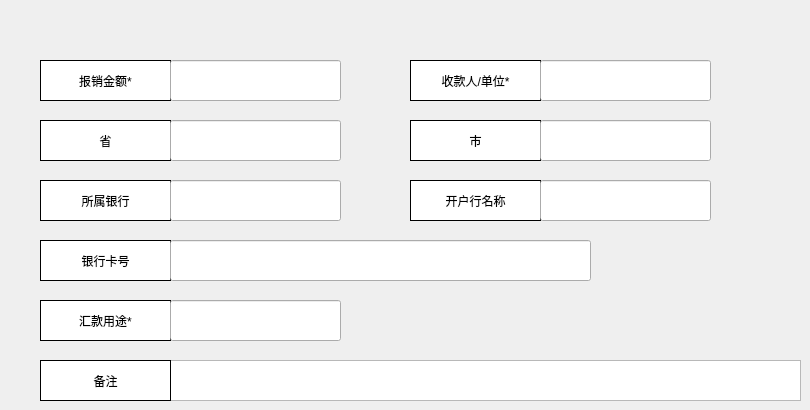
   <widget class="QWidget" name="page">
    <widget class="QTextEdit" name="bankRemark">
     <property name="geometry">
      <rect>
       <x>170</x>
       <y>360</y>
       <width>631</width>
       <height>41</height>
      </rect>
     </property>
    </widget>
    <widget class="QLabel" name="label_20">
     <property name="geometry">
      <rect>
       <x>40</x>
       <y>360</y>
       <width>131</width>
       <height>41</height>
      </rect>
     </property>
     <property name="styleSheet">
      <string notr="true">background-color: rgb(255, 255, 255);
border-color: rgb(186, 189, 182);</string>
     </property>
     <property name="frameShape">
      <enum>QFrame::Box</enum>
     </property>
     <property name="text">
      <string>备注</string>
     </property>
     <property name="alignment">
      <set>Qt::AlignCenter</set>
     </property>
    </widget>
    <widget class="QWidget" name="widget" native="true">
     <property name="geometry">
      <rect>
       <x>40</x>
       <y>60</y>
       <width>331</width>
       <height>51</height>
      </rect>
     </property>
     <widget class="QLabel" name="label_19">
      <property name="geometry">
       <rect>
        <x>0</x>
        <y>0</y>
        <width>131</width>
        <height>41</height>
       </rect>
      </property>
      <property name="styleSheet">
       <string notr="true">background-color: rgb(255, 255, 255);
border-color: rgb(186, 189, 182);</string>
      </property>
      <property name="frameShape">
       <enum>QFrame::Box</enum>
      </property>
      <property name="text">
       <string>报销金额*</string>
      </property>
      <property name="alignment">
       <set>Qt::AlignCenter</set>
      </property>
     </widget>
     <widget class="QLineEdit" name="bankAccount">
      <property name="geometry">
       <rect>
        <x>130</x>
        <y>0</y>
        <width>171</width>
        <height>41</height>
       </rect>
      </property>
      <property name="sizePolicy">
       <sizepolicy hsizetype="Fixed" vsizetype="Fixed">
        <horstretch>0</horstretch>
        <verstretch>0</verstretch>
       </sizepolicy>
      </property>
      <property name="minimumSize">
       <size>
        <width>171</width>
        <height>41</height>
       </size>
      </property>
      <property name="maximumSize">
       <size>
        <width>171</width>
        <height>41</height>
       </size>
      </property>
     </widget>
    </widget>
    <widget class="QWidget" name="widget_4" native="true">
     <property name="geometry">
      <rect>
       <x>40</x>
       <y>240</y>
       <width>721</width>
       <height>51</height>
      </rect>
     </property>
     <widget class="QLabel" name="label_23">
      <property name="geometry">
       <rect>
        <x>0</x>
        <y>0</y>
        <width>131</width>
        <height>41</height>
       </rect>
      </property>
      <property name="styleSheet">
       <string notr="true">background-color: rgb(255, 255, 255);
border-color: rgb(186, 189, 182);</string>
      </property>
      <property name="frameShape">
       <enum>QFrame::Box</enum>
      </property>
      <property name="text">
       <string>银行卡号</string>
      </property>
      <property name="alignment">
       <set>Qt::AlignCenter</set>
      </property>
     </widget>
     <widget class="QLineEdit" name="bankcardNumber">
      <property name="geometry">
       <rect>
        <x>130</x>
        <y>0</y>
        <width>421</width>
        <height>41</height>
       </rect>
      </property>
     </widget>
    </widget>
    <widget class="QWidget" name="widget_3" native="true">
     <property name="geometry">
      <rect>
       <x>40</x>
       <y>120</y>
       <width>331</width>
       <height>51</height>
      </rect>
     </property>
     <widget class="QLabel" name="label_22">
      <property name="geometry">
       <rect>
        <x>0</x>
        <y>0</y>
        <width>131</width>
        <height>41</height>
       </rect>
      </property>
      <property name="styleSheet">
       <string notr="true">background-color: rgb(255, 255, 255);
border-color: rgb(186, 189, 182);</string>
      </property>
      <property name="frameShape">
       <enum>QFrame::Box</enum>
      </property>
      <property name="text">
       <string>省</string>
      </property>
      <property name="alignment">
       <set>Qt::AlignCenter</set>
      </property>
     </widget>
     <widget class="QLineEdit" name="bankProvince">
      <property name="geometry">
       <rect>
        <x>130</x>
        <y>0</y>
        <width>171</width>
        <height>41</height>
       </rect>
      </property>
      <property name="sizePolicy">
       <sizepolicy hsizetype="Fixed" vsizetype="Fixed">
        <horstretch>0</horstretch>
        <verstretch>0</verstretch>
       </sizepolicy>
      </property>
      <property name="minimumSize">
       <size>
        <width>171</width>
        <height>41</height>
       </size>
      </property>
      <property name="maximumSize">
       <size>
        <width>171</width>
        <height>41</height>
       </size>
      </property>
     </widget>
    </widget>
    <widget class="QWidget" name="widget_5" native="true">
     <property name="geometry">
      <rect>
       <x>40</x>
       <y>180</y>
       <width>331</width>
       <height>51</height>
      </rect>
     </property>
     <widget class="QLabel" name="label_24">
      <property name="geometry">
       <rect>
        <x>0</x>
        <y>0</y>
        <width>131</width>
        <height>41</height>
       </rect>
      </property>
      <property name="styleSheet">
       <string notr="true">background-color: rgb(255, 255, 255);
border-color: rgb(186, 189, 182);</string>
      </property>
      <property name="frameShape">
       <enum>QFrame::Box</enum>
      </property>
      <property name="text">
       <string>所属银行</string>
      </property>
      <property name="alignment">
       <set>Qt::AlignCenter</set>
      </property>
     </widget>
     <widget class="QLineEdit" name="bank">
      <property name="geometry">
       <rect>
        <x>130</x>
        <y>0</y>
        <width>171</width>
        <height>41</height>
       </rect>
      </property>
      <property name="sizePolicy">
       <sizepolicy hsizetype="Fixed" vsizetype="Fixed">
        <horstretch>0</horstretch>
        <verstretch>0</verstretch>
       </sizepolicy>
      </property>
      <property name="minimumSize">
       <size>
        <width>171</width>
        <height>41</height>
       </size>
      </property>
      <property name="maximumSize">
       <size>
        <width>171</width>
        <height>41</height>
       </size>
      </property>
     </widget>
    </widget>
    <widget class="QWidget" name="widget_6" native="true">
     <property name="geometry">
      <rect>
       <x>410</x>
       <y>180</y>
       <width>331</width>
       <height>51</height>
      </rect>
     </property>
     <widget class="QLabel" name="label_25">
      <property name="geometry">
       <rect>
        <x>0</x>
        <y>0</y>
        <width>131</width>
        <height>41</height>
       </rect>
      </property>
      <property name="styleSheet">
       <string notr="true">background-color: rgb(255, 255, 255);
border-color: rgb(186, 189, 182);</string>
      </property>
      <property name="frameShape">
       <enum>QFrame::Box</enum>
      </property>
      <property name="text">
       <string>开户行名称</string>
      </property>
      <property name="alignment">
       <set>Qt::AlignCenter</set>
      </property>
     </widget>
     <widget class="QLineEdit" name="bankName">
      <property name="geometry">
       <rect>
        <x>130</x>
        <y>0</y>
        <width>171</width>
        <height>41</height>
       </rect>
      </property>
      <property name="sizePolicy">
       <sizepolicy hsizetype="Fixed" vsizetype="Fixed">
        <horstretch>0</horstretch>
        <verstretch>0</verstretch>
       </sizepolicy>
      </property>
      <property name="minimumSize">
       <size>
        <width>171</width>
        <height>41</height>
       </size>
      </property>
      <property name="maximumSize">
       <size>
        <width>171</width>
        <height>41</height>
       </size>
      </property>
     </widget>
    </widget>
    <widget class="QWidget" name="widget_7" native="true">
     <property name="geometry">
      <rect>
       <x>410</x>
       <y>60</y>
       <width>331</width>
       <height>51</height>
      </rect>
     </property>
     <widget class="QLabel" name="label_26">
      <property name="geometry">
       <rect>
        <x>0</x>
        <y>0</y>
        <width>131</width>
        <height>41</height>
       </rect>
      </property>
      <property name="styleSheet">
       <string notr="true">background-color: rgb(255, 255, 255);
border-color: rgb(186, 189, 182);</string>
      </property>
      <property name="frameShape">
       <enum>QFrame::Box</enum>
      </property>
      <property name="text">
       <string>收款人/单位*</string>
      </property>
      <property name="alignment">
       <set>Qt::AlignCenter</set>
      </property>
     </widget>
     <widget class="QLineEdit" name="bankPayee">
      <property name="geometry">
       <rect>
        <x>130</x>
        <y>0</y>
        <width>171</width>
        <height>41</height>
       </rect>
      </property>
      <property name="sizePolicy">
       <sizepolicy hsizetype="Fixed" vsizetype="Fixed">
        <horstretch>0</horstretch>
        <verstretch>0</verstretch>
       </sizepolicy>
      </property>
      <property name="minimumSize">
       <size>
        <width>171</width>
        <height>41</height>
       </size>
      </property>
      <property name="maximumSize">
       <size>
        <width>171</width>
        <height>41</height>
       </size>
      </property>
     </widget>
    </widget>
    <widget class="QWidget" name="widget_8" native="true">
     <property name="geometry">
      <rect>
       <x>410</x>
       <y>120</y>
       <width>331</width>
       <height>51</height>
      </rect>
     </property>
     <widget class="QLabel" name="label_27">
      <property name="geometry">
       <rect>
        <x>0</x>
        <y>0</y>
        <width>131</width>
        <height>41</height>
       </rect>
      </property>
      <property name="styleSheet">
       <string notr="true">background-color: rgb(255, 255, 255);
border-color: rgb(186, 189, 182);</string>
      </property>
      <property name="frameShape">
       <enum>QFrame::Box</enum>
      </property>
      <property name="text">
       <string>市</string>
      </property>
      <property name="alignment">
       <set>Qt::AlignCenter</set>
      </property>
     </widget>
     <widget class="QLineEdit" name="bankCity">
      <property name="geometry">
       <rect>
        <x>130</x>
        <y>0</y>
        <width>171</width>
        <height>41</height>
       </rect>
      </property>
      <property name="sizePolicy">
       <sizepolicy hsizetype="Fixed" vsizetype="Fixed">
        <horstretch>0</horstretch>
        <verstretch>0</verstretch>
       </sizepolicy>
      </property>
      <property name="minimumSize">
       <size>
        <width>171</width>
        <height>41</height>
       </size>
      </property>
      <property name="maximumSize">
       <size>
        <width>171</width>
        <height>41</height>
       </size>
      </property>
     </widget>
    </widget>
    <widget class="QWidget" name="widget_16" native="true">
     <property name="geometry">
      <rect>
       <x>40</x>
       <y>300</y>
       <width>331</width>
       <height>51</height>
      </rect>
     </property>
     <widget class="QLabel" name="label_35">
      <property name="geometry">
       <rect>
        <x>0</x>
        <y>0</y>
        <width>131</width>
        <height>41</height>
       </rect>
      </property>
      <property name="styleSheet">
       <string notr="true">background-color: rgb(255, 255, 255);
border-color: rgb(186, 189, 182);</string>
      </property>
      <property name="frameShape">
       <enum>QFrame::Box</enum>
      </property>
      <property name="text">
       <string>汇款用途*</string>
      </property>
      <property name="alignment">
       <set>Qt::AlignCenter</set>
      </property>
     </widget>
     <widget class="QLineEdit" name="bankUsage">
      <property name="geometry">
       <rect>
        <x>130</x>
        <y>0</y>
        <width>171</width>
        <height>41</height>
       </rect>
      </property>
      <property name="sizePolicy">
       <sizepolicy hsizetype="Fixed" vsizetype="Fixed">
        <horstretch>0</horstretch>
        <verstretch>0</verstretch>
       </sizepolicy>
      </property>
      <property name="minimumSize">
       <size>
        <width>171</width>
        <height>41</height>
       </size>
      </property>
      <property name="maximumSize">
       <size>
        <width>171</width>
        <height>41</height>
       </size>
      </property>
     </widget>
    </widget>
   </widget>
